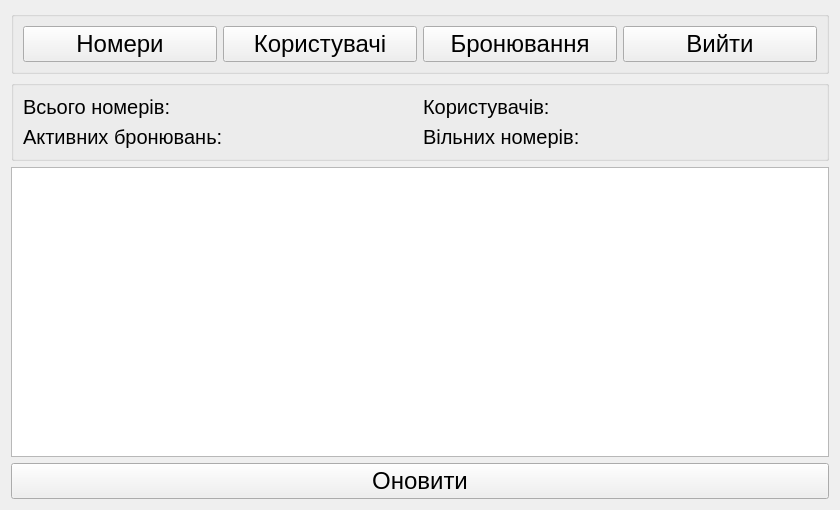
<?xml version="1.0" encoding="UTF-8"?>
<ui version="4.0">
 <class>AdminPanel</class>
 <widget class="QWidget" name="AdminPanel">
  <property name="geometry">
   <rect>
    <x>0</x>
    <y>0</y>
    <width>840</width>
    <height>510</height>
   </rect>
  </property>
  <property name="windowTitle">
   <string>Form</string>
  </property>
  <layout class="QGridLayout" name="gridLayout_2">
   <item row="0" column="0">
    <widget class="QGroupBox" name="groupBox">
     <property name="title">
      <string/>
     </property>
     <layout class="QHBoxLayout" name="horizontalLayout">
      <item>
       <widget class="QPushButton" name="pbRooms">
        <property name="font">
         <font>
          <pointsize>18</pointsize>
         </font>
        </property>
        <property name="text">
         <string>Номери</string>
        </property>
       </widget>
      </item>
      <item>
       <widget class="QPushButton" name="pbUsers">
        <property name="font">
         <font>
          <pointsize>18</pointsize>
         </font>
        </property>
        <property name="text">
         <string>Користувачі</string>
        </property>
       </widget>
      </item>
      <item>
       <widget class="QPushButton" name="pbBookings">
        <property name="font">
         <font>
          <pointsize>18</pointsize>
         </font>
        </property>
        <property name="text">
         <string>Бронювання</string>
        </property>
       </widget>
      </item>
      <item>
       <widget class="QPushButton" name="pbLogout">
        <property name="font">
         <font>
          <pointsize>18</pointsize>
         </font>
        </property>
        <property name="text">
         <string>Вийти</string>
        </property>
       </widget>
      </item>
     </layout>
    </widget>
   </item>
   <item row="1" column="0">
    <widget class="QGroupBox" name="groupBox_2">
     <property name="title">
      <string/>
     </property>
     <layout class="QGridLayout" name="gridLayout">
      <item row="0" column="0">
       <layout class="QHBoxLayout" name="horizontalLayout_2">
        <item>
         <widget class="QLabel" name="lblTotalRooms">
          <property name="font">
           <font>
            <pointsize>15</pointsize>
           </font>
          </property>
          <property name="text">
           <string>Всього номерів:</string>
          </property>
         </widget>
        </item>
        <item>
         <widget class="QLabel" name="lblTotalUsers">
          <property name="font">
           <font>
            <pointsize>15</pointsize>
           </font>
          </property>
          <property name="text">
           <string>Користувачів: </string>
          </property>
         </widget>
        </item>
       </layout>
      </item>
      <item row="1" column="0">
       <layout class="QHBoxLayout" name="horizontalLayout_3">
        <item>
         <widget class="QLabel" name="lblActiveBookings">
          <property name="font">
           <font>
            <pointsize>15</pointsize>
           </font>
          </property>
          <property name="text">
           <string>Активних бронювань: </string>
          </property>
         </widget>
        </item>
        <item>
         <widget class="QLabel" name="lblAvailableRooms">
          <property name="font">
           <font>
            <pointsize>15</pointsize>
           </font>
          </property>
          <property name="text">
           <string>Вільних номерів:</string>
          </property>
         </widget>
        </item>
       </layout>
      </item>
     </layout>
    </widget>
   </item>
   <item row="2" column="0">
    <widget class="QTableView" name="tableViewBookings"/>
   </item>
   <item row="3" column="0">
    <widget class="QPushButton" name="pbRefresh">
     <property name="font">
      <font>
       <pointsize>18</pointsize>
      </font>
     </property>
     <property name="text">
      <string>Оновити</string>
     </property>
    </widget>
   </item>
  </layout>
 </widget>
 <resources/>
 <connections/>
</ui>
